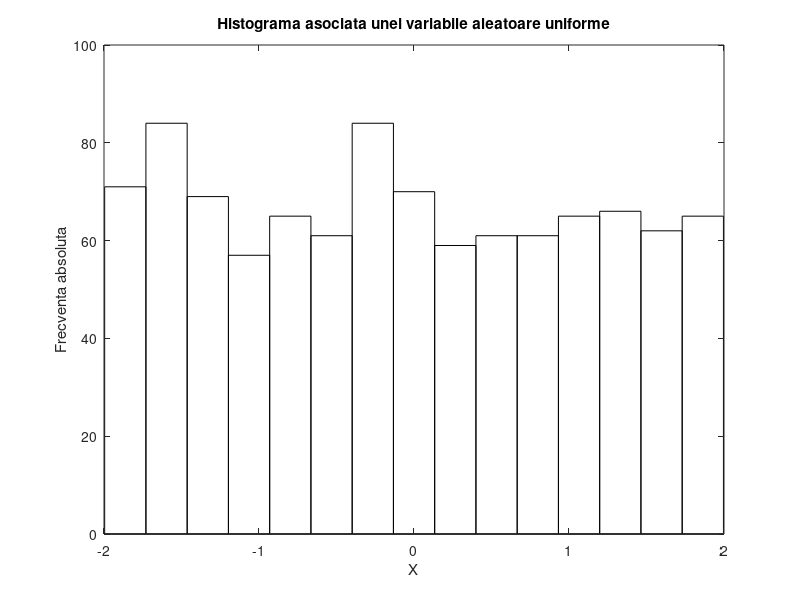
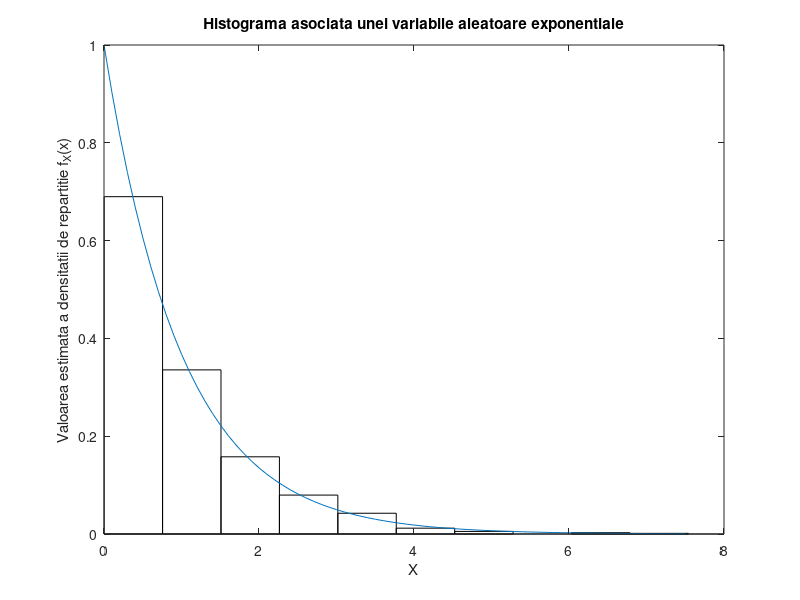
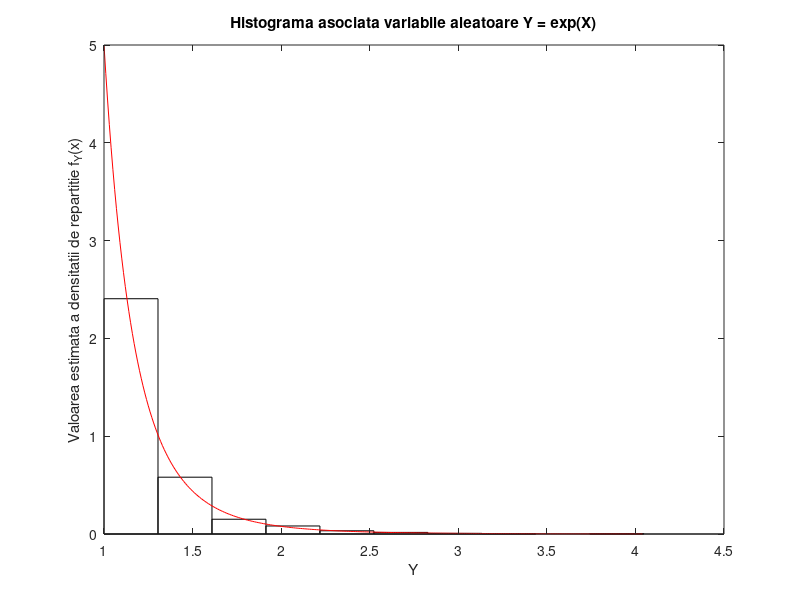
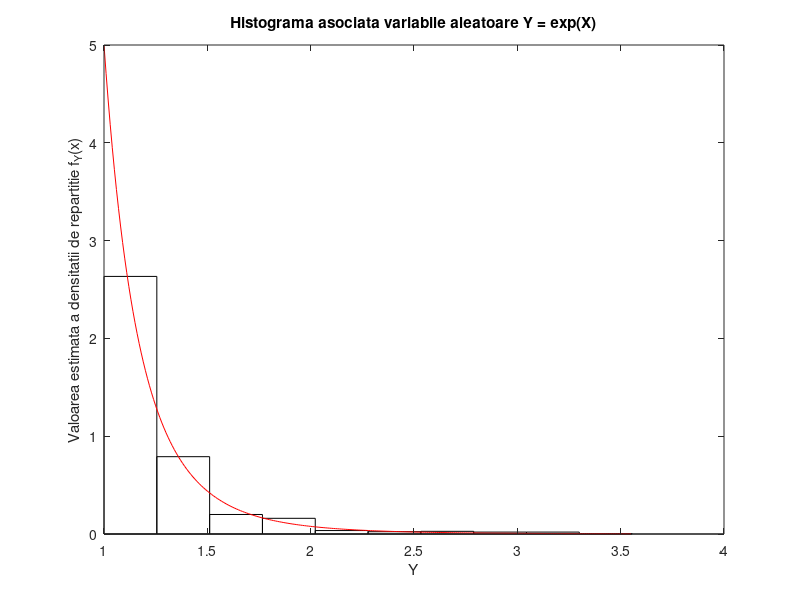

Write the MATLAB code that produced these figures, in order.
function solLab4()
% Solutia aplicatiilor propuse in Laboratorul 4

% Aplicatii - Generarea numerelor aleatoare (numerelor uniforme)

% Fie U ~ U(a, b), a < b.

%--------------------------------------------------------------------------

% 2. Aplicati functia 'my_rand' pentru a genera o multime de numere aleatoare
% uniforme pe [-2, 2] avand 1000 de elemente.

n = 1000;
a = -2;
b = 2;
A = my_rand(a, b, 1, n);

%--------------------------------------------------------------------------

% 3. Reprezentati grafic histograma asociata multimii de valori de selectie
% generate la punctul 2.

figure(1)
[N, X] = hist(A, 15);
% A: multimea esantion
% 15 reprezinta numarul de dreptunghiuri ale histogramei
% N: vector continand numarul de elemente din fiecare dintre dreptunghiuri
% X: vector continand centrele dreptunghiurilor
% Folosirea functiei 'bar' pentru reprezentarea grafica a histogramei.
bar(X, N, 1, 'w')
title('Histograma asociata unei variabile aleatoare uniforme')
xlabel('X')
ylabel('Frecventa absoluta')

%--------------------------------------------------------------------------

% 4. Calculati P(U apartine intervalului (i, i + 0.1]) considerand pe rand
% i = -2,-1.9,...,1.8, 1.9. Interpretati rezultatele obtinute.

i = -2 : 0.1 : 1.9;
P = zeros(size(i));

for l = 1 : length(P)
    
    P(l) = (i(l) + 0.1 - i(l)) / (b - a);
    
end

% Probabilitatea ca o v.a. uniforma sa apartina unui interval [u1, u2] 
% inclus in [a, b] este proportionala cu lungimea intervalului; 
% in cazul nostru lungimile intervalelor studiate sunt egale cu 0.1.

%--------------------------------------------------------------------------
%--------------------------------------------------------------------------
%--------------------------------------------------------------------------

% Aplicatii - Metoda inversa

% 1. Fie X ~ Exp(lambda)

%--------------------------------------------------------------------------

% (b) Apelati functia definita la punctul (a) pentru lambda = 1si n = 1000.
lambda = 1;
n = 1000;
X = myExp(n, lambda);

%--------------------------------------------------------------------------

% (c) Realizati histograma asociata multimii de valori de selectie generate la
% punctul (b). Scalati inaltimile dreptunghiurilor astfel incat suma ariilor
% tuturor dreptunghiurilor sa fie 1 - vezi Curs 4.

figure(2)
[N, C] = hist(X, floor(1 + log2(n)));
% X: multimea esantion
% k = floor(1 + log2(n)) reprezinta numarul de dreptunghiuri ale histogramei
                       % vezi Regula lui Sturges 
% N: vector continand numarul de elemente din fiecare dintre dreptunghiuri.
% C: vector continand centrele dreptunghiurilor
% Folosirea functiei 'bar' pentru reprezentarea grafica a histogramei.
bar(C, N/(n * (C(2) - C(1))), 1, 'w')
title('Histograma asociata unei variabile aleatoare exponentiale')
xlabel('X')
ylabel('Valoarea estimata a densitatii de repartitie f_X(x)')

%--------------------------------------------------------------------------

% (d) Reprezentati grafic curba densitatii de repartitie a variabilei X. Curba
% densitatii va fi reprezentata in aceeasi fereastra cu graficul histogramei.
hold on
x = min(X) : 0.1 : max(X);
plot(x, exppdf(x,1/lambda));

%--------------------------------------------------------------------------
%--------------------------------------------------------------------------

% 2. Fie X ~ Exp(lambda) si Y = e^{X} (Y = exp(X))

% (a) Se arata prin calcul.

%--------------------------------------------------------------------------

% (c) Apeland functia implementata la punctul (b), generati o multime de 
% valori de selectie asupra variabilei Y continand 1000 de valori.

n = 1000;
lambda = 5;
Y = simY(n, lambda);

%--------------------------------------------------------------------------

% (d) Realizati histograma asociata multimii generate la punctul (c). 
% Adaugati in acest grafic curba densitatii de repartitie a variabilei Y.

figure(3)
[N, C] = hist(Y, floor(1 + log2(n)));
bar(C, N/(n * (C(2) - C(1))), 1, 'w')
title('Histograma asociata variabile aleatoare Y = exp(X)')
xlabel('Y')
ylabel('Valoarea estimata a densitatii de repartitie f_Y(x)')

% Reprezentarea grafica a densitatii de repartitie a variabilei Y, definita
% prin f_Y(x) = F'(x) = lambda * (x^(-lambda - 1)), unde 
hold on
x = min(Y) : 0.01 : max(Y);
plot(x, lambda * x.^(-lambda - 1), 'r');
hold off

%--------------------------------------------------------------------------

% (e) Scrieti o functie pentru generarea a 1000 de valori de selectie asupra
% variabilei Y folosind definitia variabilei (adica, Y = e^{X})si multimea 
% de valori de selectie generata la punctul 1(b).

Y = exp(myExp(n, lambda));

% (f) Realizati histograma asociata multimii generate la punctul (e). 
% Adaugatin acest grafic curba densitatii de repartitie a variabilei Y .

figure(4)
[N, C] = hist(Y, floor(1 + log2(n)));
bar(C, N/(n * (C(2) - C(1))), 1, 'w')
title('Histograma asociata variabile aleatoare Y = exp(X)')
xlabel('Y')
ylabel('Valoarea estimata a densitatii de repartitie f_Y(x)')

% Reprezentarea grafica a densitatii de repartitie a variabilei Y, definita
% prin f_Y(x) = F'(x) = lambda * (x^(-lambda - 1)), unde 
hold on
x = min(Y) : 0.01 : max(Y);
plot(x, lambda * x.^(-lambda - 1), 'r');

% Comparati histogramele obtinute la punctele (d) si (f).

% Raspuns: Graficele sunt asemanatoare, deoarece formula de calcul a lui Y
% este aceeasi; inlocuind in Y = e^X, v.a. X ~ Exp(lambda), definita prin
% X = -1/lambda * log(1 - U) (conform metodei inverse); 1 - U poate fi 
% inlocuit cu U. 
% Atentie: numerele aleatoare (valorile uniforme) generate pentru calculul 
% variabilei Y folosind metoda inversa pot fi diferite de numerele aleatoare
% generate pentru calculul variabilei X ~ Exp(lambda) si ulterior pentru 
% calcului variabilei Y = e^X. De aceea, graficele nu sunt identice, dar
% deoarece numarul de valori de selectie (n = 1000) generate este suficient 
% de mare ambele histograme ofera o buna estimare a curbei densitatii de
% repartitie.

end

%--------------------------------------------------------------------------
%--------------------------------------------------------------------------
%--------------------------------------------------------------------------

% 1. Scrieti o functie care genereaza o matrice A de numere aleatoare uniforme
% pe intervalul [a, b]. 
% m si n reprezinta numarul de linii, respectiv numarul de coloane ale
% matricei A returnata de functia 'my_rand'.

function A = my_rand(a, b, m, n)

A = (b - a) * rand(m, n) + a;

end

%--------------------------------------------------------------------------
%--------------------------------------------------------------------------
%--------------------------------------------------------------------------

% Functii -- metoda inversa

% (a) Scrieti o functie care genereaza n valori de selectie asupra variabilei X,
% folosind metoda inversa.

function X = myExp(n, lambda)

X = -1/lambda * log(rand(1,n));

end

%--------------------------------------------------------------------------
%--------------------------------------------------------------------------

% (b) Scrieti o functie pentru simularea variabilei Y folosind functia de 
% repartitie determinata la punctul (a)si metoda inversa.

% Y = F^{-1}(u) = (1/(1 - u))^(1/lambda)

function Y = simY(n, lambda)

Y = (1./(1 - rand(1, n))) .^ (1/lambda);

end




